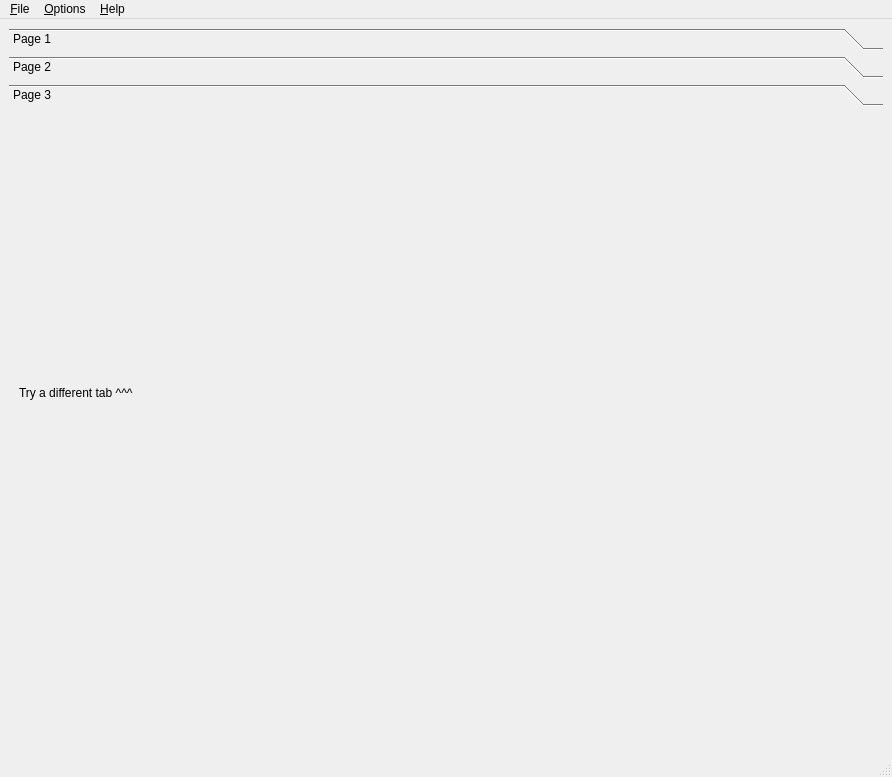
<?xml version="1.0" encoding="UTF-8"?>
<ui version="4.0">
 <class>MainWindow</class>
 <widget class="QMainWindow" name="MainWindow">
  <property name="geometry">
   <rect>
    <x>0</x>
    <y>0</y>
    <width>892</width>
    <height>777</height>
   </rect>
  </property>
  <property name="windowTitle">
   <string>MainWindow</string>
  </property>
  <widget class="QWidget" name="centralwidget">
   <property name="sizePolicy">
    <sizepolicy hsizetype="Expanding" vsizetype="Expanding">
     <horstretch>1</horstretch>
     <verstretch>1</verstretch>
    </sizepolicy>
   </property>
   <property name="minimumSize">
    <size>
     <width>721</width>
     <height>419</height>
    </size>
   </property>
   <property name="maximumSize">
    <size>
     <width>10000</width>
     <height>10000</height>
    </size>
   </property>
   <layout class="QVBoxLayout" name="verticalLayout">
    <item>
     <widget class="QToolBox" name="toolBox">
      <property name="sizePolicy">
       <sizepolicy hsizetype="Expanding" vsizetype="Expanding">
        <horstretch>1</horstretch>
        <verstretch>1</verstretch>
       </sizepolicy>
      </property>
      <property name="currentIndex">
       <number>2</number>
      </property>
      <widget class="QWidget" name="page">
       <property name="geometry">
        <rect>
         <x>0</x>
         <y>0</y>
         <width>238</width>
         <height>130</height>
        </rect>
       </property>
       <attribute name="label">
        <string>Page 1</string>
       </attribute>
       <layout class="QVBoxLayout" name="verticalLayout_5">
        <item>
         <widget class="QWidget" name="initialSettings" native="true">
          <property name="sizePolicy">
           <sizepolicy hsizetype="Expanding" vsizetype="Expanding">
            <horstretch>1</horstretch>
            <verstretch>2</verstretch>
           </sizepolicy>
          </property>
          <layout class="QGridLayout" name="gridLayout">
           <item row="0" column="1">
            <widget class="QPushButton" name="cosButton">
             <property name="text">
              <string>cos</string>
             </property>
            </widget>
           </item>
           <item row="0" column="0">
            <widget class="QPushButton" name="sinButton">
             <property name="text">
              <string>sin</string>
             </property>
            </widget>
           </item>
           <item row="1" column="0">
            <widget class="QDoubleSpinBox" name="phaseBox">
             <property name="prefix">
              <string>phase: </string>
             </property>
             <property name="decimals">
              <number>5</number>
             </property>
             <property name="maximum">
              <double>3.141590000000000</double>
             </property>
             <property name="singleStep">
              <double>0.310000000000000</double>
             </property>
            </widget>
           </item>
          </layout>
         </widget>
        </item>
        <item>
         <widget class="QWidget" name="preview" native="true">
          <property name="sizePolicy">
           <sizepolicy hsizetype="Expanding" vsizetype="Expanding">
            <horstretch>1</horstretch>
            <verstretch>3</verstretch>
           </sizepolicy>
          </property>
          <layout class="QVBoxLayout" name="verticalLayout_4"/>
         </widget>
        </item>
        <item>
         <widget class="QWidget" name="finalSettings" native="true">
          <property name="sizePolicy">
           <sizepolicy hsizetype="Expanding" vsizetype="Expanding">
            <horstretch>1</horstretch>
            <verstretch>1</verstretch>
           </sizepolicy>
          </property>
         </widget>
        </item>
       </layout>
      </widget>
      <widget class="QWidget" name="page_2">
       <property name="geometry">
        <rect>
         <x>0</x>
         <y>0</y>
         <width>880</width>
         <height>616</height>
        </rect>
       </property>
       <attribute name="label">
        <string>Page 2</string>
       </attribute>
       <layout class="QVBoxLayout" name="verticalLayout_11">
        <item>
         <widget class="QWidget" name="initialSettings_2" native="true">
          <property name="sizePolicy">
           <sizepolicy hsizetype="Expanding" vsizetype="Expanding">
            <horstretch>1</horstretch>
            <verstretch>2</verstretch>
           </sizepolicy>
          </property>
          <layout class="QGridLayout" name="gridLayout_5">
           <item row="0" column="1">
            <widget class="QComboBox" name="funcDropdown">
             <item>
              <property name="text">
               <string>exp</string>
              </property>
             </item>
             <item>
              <property name="text">
               <string>foo</string>
              </property>
             </item>
             <item>
              <property name="text">
               <string>log</string>
              </property>
             </item>
            </widget>
           </item>
          </layout>
         </widget>
        </item>
        <item>
         <widget class="QWidget" name="preview_2" native="true">
          <property name="sizePolicy">
           <sizepolicy hsizetype="Expanding" vsizetype="Expanding">
            <horstretch>1</horstretch>
            <verstretch>3</verstretch>
           </sizepolicy>
          </property>
          <layout class="QVBoxLayout" name="verticalLayout_10"/>
         </widget>
        </item>
        <item>
         <widget class="QWidget" name="finalSettings_2" native="true">
          <property name="sizePolicy">
           <sizepolicy hsizetype="Expanding" vsizetype="Expanding">
            <horstretch>1</horstretch>
            <verstretch>1</verstretch>
           </sizepolicy>
          </property>
         </widget>
        </item>
       </layout>
      </widget>
      <widget class="QWidget" name="page_3">
       <property name="geometry">
        <rect>
         <x>0</x>
         <y>0</y>
         <width>880</width>
         <height>616</height>
        </rect>
       </property>
       <attribute name="label">
        <string>Page 3</string>
       </attribute>
       <widget class="QLabel" name="label">
        <property name="geometry">
         <rect>
          <x>10</x>
          <y>10</y>
          <width>821</width>
          <height>541</height>
         </rect>
        </property>
        <property name="text">
         <string>Try a different tab ^^^</string>
        </property>
       </widget>
      </widget>
     </widget>
    </item>
   </layout>
  </widget>
  <widget class="QMenuBar" name="menubar">
   <property name="geometry">
    <rect>
     <x>0</x>
     <y>0</y>
     <width>892</width>
     <height>30</height>
    </rect>
   </property>
   <widget class="QMenu" name="menu_File">
    <property name="title">
     <string>&amp;File</string>
    </property>
    <addaction name="action_Quit"/>
   </widget>
   <widget class="QMenu" name="menu_Help">
    <property name="title">
     <string>&amp;Help</string>
    </property>
    <addaction name="action_About"/>
   </widget>
   <widget class="QMenu" name="menu_Options">
    <property name="title">
     <string>&amp;Options</string>
    </property>
    <addaction name="action_Opt"/>
   </widget>
   <addaction name="menu_File"/>
   <addaction name="menu_Options"/>
   <addaction name="menu_Help"/>
  </widget>
  <widget class="QStatusBar" name="statusbar"/>
  <action name="action_Quit">
   <property name="text">
    <string>&amp;Quit</string>
   </property>
   <property name="shortcut">
    <string>Ctrl+Q</string>
   </property>
  </action>
  <action name="action_About">
   <property name="text">
    <string>&amp;About</string>
   </property>
  </action>
  <action name="action_Opt">
   <property name="text">
    <string>No real options here...</string>
   </property>
  </action>
 </widget>
 <resources/>
 <connections/>
</ui>
